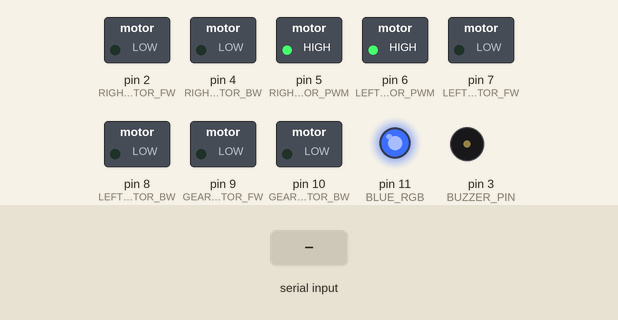
The sketch below on a simulated Arduino Uno, built with avr-gcc and run on an emulated ATmega328P. Shown: switched loads named in the sketch (green lamp = pin HIGH), output pins drawn as LEDs (lit = HIGH), buzzer (waves = sounding). Inputs (shaded band) come from the test bench.

Above: at 1.5 s.
1.6 s: "1" received over the second serial link
At 2.8 s:
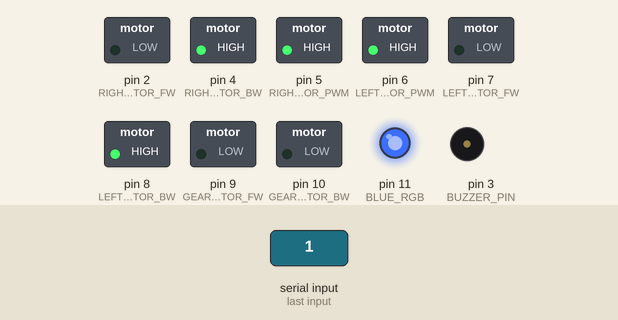
3.1 s: "2" received over the second serial link
At 4.1 s:
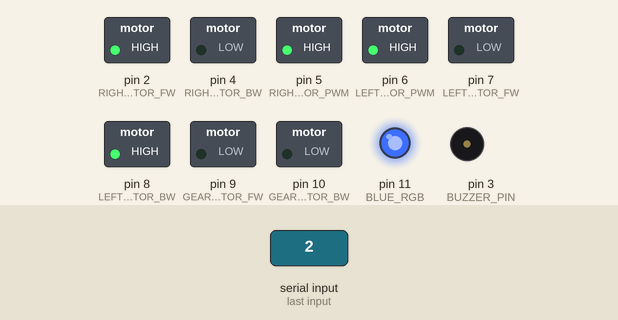
4.6 s: "3" received over the second serial link
At 5.3 s:
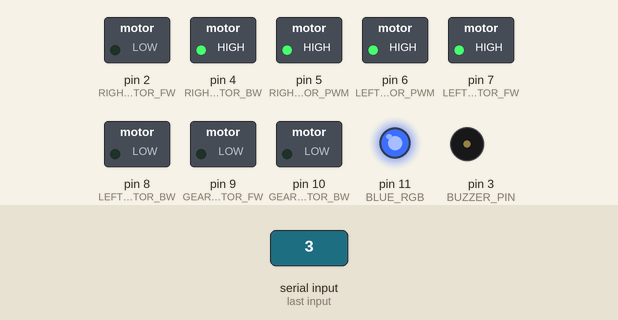
6.1 s: "4" received over the second serial link
At 6.4 s:
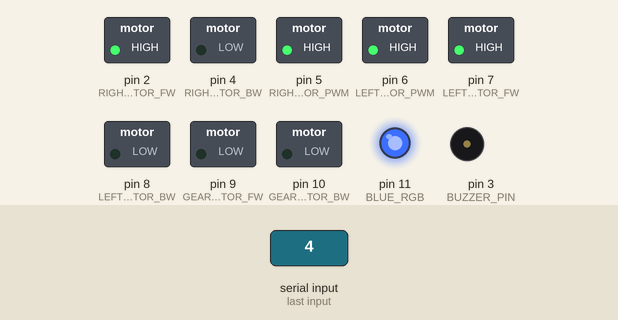
7.6 s: "5" received over the second serial link
At 8.8 s:
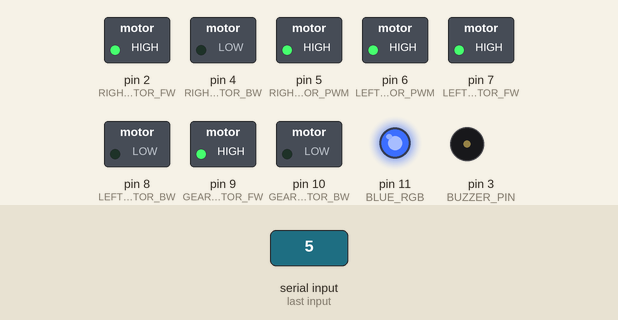
9.1 s: "0" received over the second serial link
At 9.9 s:
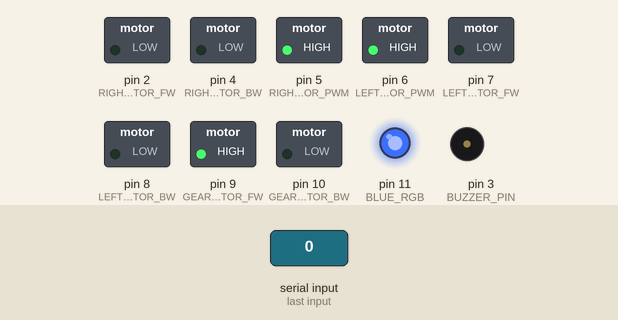
Timing chart, 0 to 11.6 s (numbered marks = the images above; inputs shaded):
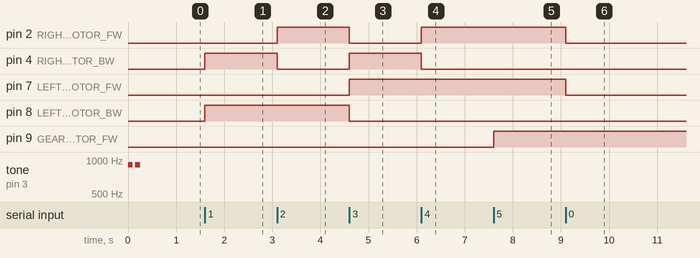

The sketch:

ble_arduino_siege_series.ino
```cpp
// (licence header left out)
#include <SoftwareSerial.h>

/* 블루투스 핀 */
#define BT_TX            A4
#define BT_RX            A5

/* 구동 모터 */
#define LEFT_MOTOR_FW     7
#define LEFT_MOTOR_BW     8
#define RIGHT_MOTOR_FW    2
#define RIGHT_MOTOR_BW    4

#define LEFT_MOTOR_PWM    6
#define RIGHT_MOTOR_PWM   5

/* RGB 핀 */
#define BLUE_RGB         11

/* 버저 핀 */
#define BUZZER_PIN        3
/* 진동센서 핀 */
#define VIBE_PIN         A0

/* 장전 모터 */
#define GEAR_MOTOR_FW     9
#define GEAR_MOTOR_BW    10

/* 모터 속도 */
int motorSpeed = 255;
int GEAR_MAX_SPEED = 255;
int GEAR_MIN_SPEED = 0;
int GEAR_CATCH_SPEED = 50;

int life = 3;   // 생명수
char cmd;       // 블루투스 명령어

SoftwareSerial BT(BT_TX, BT_RX);

void setup() {
  /* 블루투스 통신 BAUD Rate */
  BT.begin(115200);

  /* PinMode */
  pinMode(LEFT_MOTOR_FW, OUTPUT);
  pinMode(LEFT_MOTOR_BW, OUTPUT);
  pinMode(RIGHT_MOTOR_FW, OUTPUT);
  pinMode(RIGHT_MOTOR_BW, OUTPUT);
  pinMode(LEFT_MOTOR_PWM, OUTPUT);
  pinMode(RIGHT_MOTOR_PWM, OUTPUT);
  pinMode(BUZZER_PIN, OUTPUT);
  pinMode(BLUE_RGB, OUTPUT);
  pinMode(GEAR_MOTOR_FW, OUTPUT);
  pinMode(GEAR_MOTOR_BW, OUTPUT);
  pinMode(VIBE_PIN, INPUT);

  digitalWrite(BLUE_RGB, HIGH); // FULL HP

  /* 작동 소리 */
  tone(BUZZER_PIN, 912, 100);
  delay(150);
  tone(BUZZER_PIN, 912, 100);
  delay(150);

  /* 구동 모터 PWM제어 */
  analogWrite(LEFT_MOTOR_PWM, motorSpeed);
  analogWrite(RIGHT_MOTOR_PWM, motorSpeed);
}

/**
 * motor_cntl
 * : 구동 모터 방향 제어 함수
 * @param(boolean lfw, boolean lbw, boolean rfw, boolean rbw)
 *
 * cf) 모터를 끼우는 위치에 따라 전/후, 좌/우가 바뀔 수 있으니 이후 코드를 변경해주면 됩니다.
 */
void motor_cntl(boolean lfw, boolean lbw, boolean rfw, boolean rbw) {
  digitalWrite(LEFT_MOTOR_FW, lfw);
  digitalWrite(LEFT_MOTOR_BW, lbw);
  digitalWrite(RIGHT_MOTOR_FW, rfw);
  digitalWrite(RIGHT_MOTOR_BW, rbw);
}

/**
 * gear_motor_cntl
 * : 장전 모터 제어 함수
 * @param(int gfw, int gbw)
 */
void gear_motor_cntl(int gfw, int gbw) {
  analogWrite(GEAR_MOTOR_FW, gfw);
  analogWrite(GEAR_MOTOR_BW, gbw);
}

/**
 * detect_vibe
 * : 진동센서 감지 함수
 * @param(char v)
 */
void detect_vibe(char v) {
  unsigned int vibe_value = 0;
  while (cmd == v && life > 0) {
    vibe_value =  digitalRead(VIBE_PIN);
    if (vibe_value == 1) {
      life--;
      BT.write('h');

      for(int i=0; i < 2; i++) {
        tone(BUZZER_PIN, 194, 100);
        delay(150);
        tone(BUZZER_PIN, 212, 100);
        delay(150);
      }
      delay(1500);
      BT.write('g');
      break;
    }
    bluetooth_read();
  }
}

/**
 * bluetooth_read
 * : 블루투스 명령어 수신 및
 */
void bluetooth_read() {
  if(BT.available()) {

    cmd = BT.read();

    if (cmd == '0') {           // 정지
      motor_cntl(0, 0, 0, 0);
    } else if (cmd == '1') {    // 전진
      motor_cntl(0, 1, 0, 1);
    } else if (cmd == '2') {    // 좌회전
      motor_cntl(0, 1, 1, 0);
    } else if (cmd == '3') {    // 우회전
      motor_cntl(1, 0, 0, 1);
    } else if (cmd == '4') {    // 후진
      motor_cntl(1, 0, 1, 0);
    } else if (cmd == '5') {    // 장전
      gear_motor_cntl(GEAR_MAX_SPEED, GEAR_MIN_SPEED);
    } else if (cmd == '6') {    // 장전Stop
      gear_motor_cntl(GEAR_CATCH_SPEED, GEAR_MIN_SPEED);
    } else if (cmd == '7') {    // 발사
      gear_motor_cntl(GEAR_MIN_SPEED, GEAR_MAX_SPEED);
      delay(200);
      gear_motor_cntl(GEAR_MIN_SPEED, GEAR_MIN_SPEED);
      BT.write('s');
    } else if (cmd == 's') {
      delay(3000);
      detect_vibe(cmd);
    } else if (cmd == 'r') {
      life = 3;
    }
  }
}

void loop() {
  bluetooth_read();

  if (life == 0) {
    digitalWrite(BLUE_RGB, LOW);
    BT.write('s');
    for(int i=0; i < 10; i++) {
      tone(BUZZER_PIN, 33, 300);
      delay(350);
    }
    life -= 1;
  } else if (life == 3) {
    analogWrite(BLUE_RGB, 255);
  } else if (life == 2) {
    analogWrite(BLUE_RGB, 168);
  } else if (life == 1) {
    analogWrite(BLUE_RGB, 84);
  }
}
```

Measured:
- after the input at 1.6 s, pin 4 (RIGHT_MOTOR_BW), pin 8 (LEFT_MOTOR_BW): LOW → HIGH at once
- after the input at 3.1 s, pin 2 (RIGHT_MOTOR_FW): LOW → HIGH at once; pin 4 (RIGHT_MOTOR_BW): HIGH → LOW at once
- after the input at 4.6 s, pin 2 (RIGHT_MOTOR_FW), pin 8 (LEFT_MOTOR_BW): HIGH → LOW at once; pin 4 (RIGHT_MOTOR_BW), pin 7 (LEFT_MOTOR_FW): LOW → HIGH at once
- after the input at 6.1 s, pin 2 (RIGHT_MOTOR_FW): LOW → HIGH at once; pin 4 (RIGHT_MOTOR_BW): HIGH → LOW at once
- after the input at 7.6 s, pin 9 (GEAR_MOTOR_FW): LOW → HIGH at once
- after the input at 9.1 s, pin 2 (RIGHT_MOTOR_FW), pin 7 (LEFT_MOTOR_FW): HIGH → LOW at once
